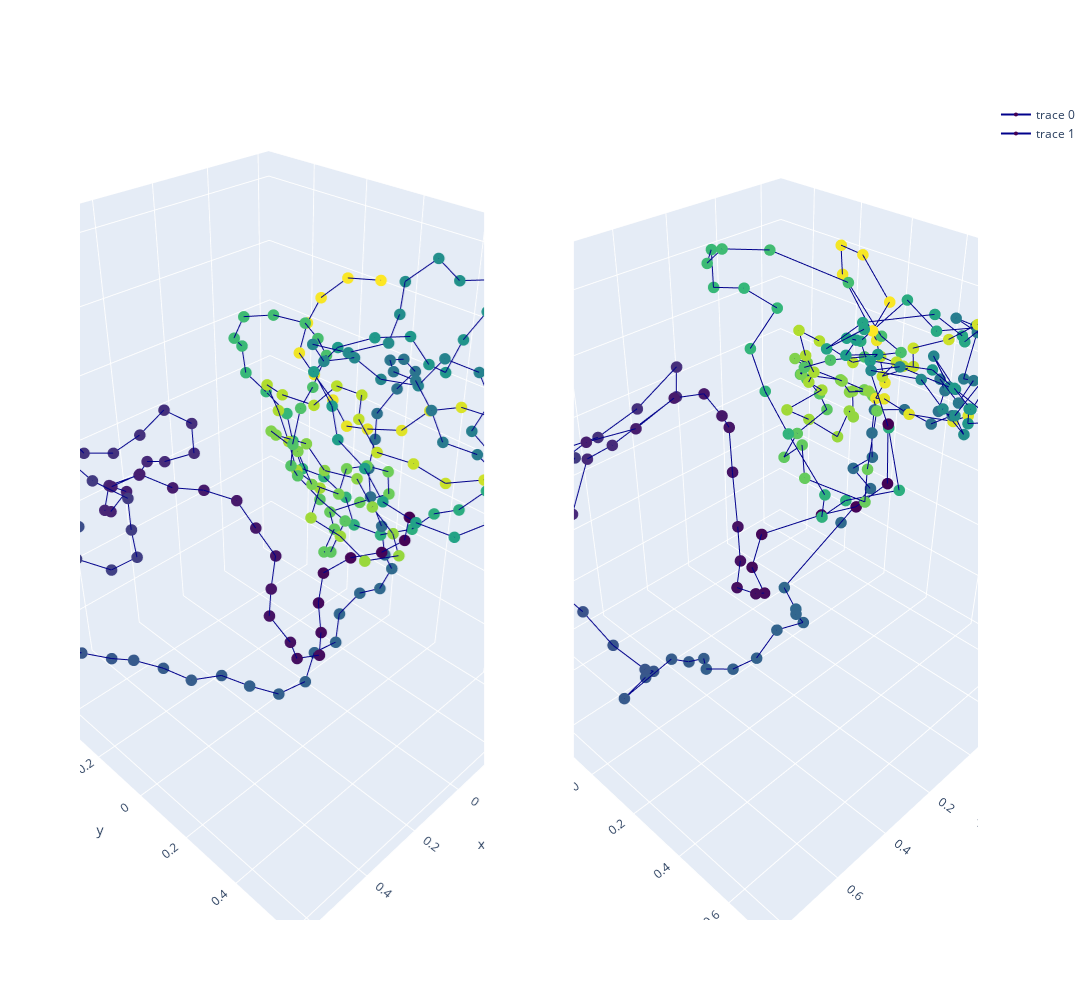

Notebook cell for this chart:
### Code cell
test_true_structure = test_true_structures[GRAPH_TESTED]
test_pred_structure = test_pred_structures[GRAPH_TESTED]

test_pred_structure_superposed, test_true_structure_superposed = \
        kabsch_superimposition_numpy(test_pred_structure, test_true_structure, EMBEDDING_SIZE)

x_pred = test_pred_structure_superposed[:, 0]  
y_pred = test_pred_structure_superposed[:, 1]
z_pred = test_pred_structure_superposed[:, 2]

x_true = test_true_structure_superposed[:, 0]  
y_true = test_true_structure_superposed[:, 1]
z_true = test_true_structure_superposed[:, 2]

colorscale1 = np.asarray(range(len(x_true)))
colorscale2 = np.asarray(range(len(x_pred)))
color1 = 'Viridis'
color2 = 'Viridis'

plot_true_pred_structures(x_pred, y_pred, z_pred, x_true, y_true, z_true, colorscale1, colorscale2, color1, color2)

# Shape comparison
print('Kabsch distance is ' + str(kabsch_distance_numpy(test_pred_structure, test_true_structure, EMBEDDING_SIZE)))

### Figure 1 — Plotly figure (JSON) as saved in the notebook; plotly's stock layout.template omitted (floating-point values rounded to 4 significant figures; data arrays with more than 128 entries replaced by an {"elided": "..."} marker saying what was removed)
{"data": [{"line": {"color": "darkblue", "width": 2}, "marker": {"color": {"elided": "202 int values"}, "colorscale": [[0, "#440154"], [0.1111, "#482878"], [0.2222, "#3e4989"], [0.3333, "#31688e"], [0.4444, "#26828e"], [0.5556, "#1f9e89"], [0.6667, "#35b779"], [0.7778, "#6ece58"], [0.8889, "#b5de2b"], [1, "#fde725"]], "size": 4}, "scene": "scene", "type": "scatter3d", "x": {"elided": "202 float values"}, "y": {"elided": "202 float values"}, "z": {"elided": "202 float values"}}, {"line": {"color": "darkblue", "width": 2}, "marker": {"color": {"elided": "202 int values"}, "colorscale": [[0, "#440154"], [0.1111, "#482878"], [0.2222, "#3e4989"], [0.3333, "#31688e"], [0.4444, "#26828e"], [0.5556, "#1f9e89"], [0.6667, "#35b779"], [0.7778, "#6ece58"], [0.8889, "#b5de2b"], [1, "#fde725"]], "size": 4}, "scene": "scene2", "type": "scatter3d", "x": {"elided": "202 float values"}, "y": {"elided": "202 float values"}, "z": {"elided": "202 float values"}}], "layout": {"height": 1000, "scene": {"domain": {"x": [0, 0.45], "y": [0, 1]}}, "scene2": {"domain": {"x": [0.55, 1], "y": [0, 1]}}, "width": 1300}}
